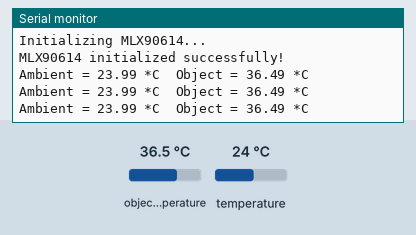
Recording of a sketch running on a simulated ESP32. Shown: the last lines printed to the serial monitor. Inputs (shaded band) come from the test bench; at power-on: object temperature 36.5 °C, temperature 24 °C.

Above: at 1.3 s.
1.4 s: object temperature set to 20 °C
At 1.9 s:
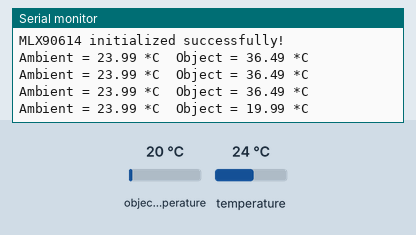
2.9 s: temperature set to 12 °C
At 3.4 s:
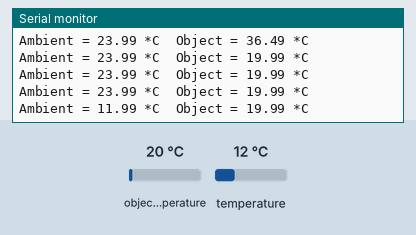
4.4 s: object temperature set to 26 °C
At 4.9 s:
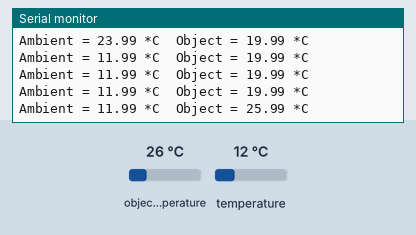
Timing chart, 0 to 7.4 s (numbered marks = the images above; inputs shaded):
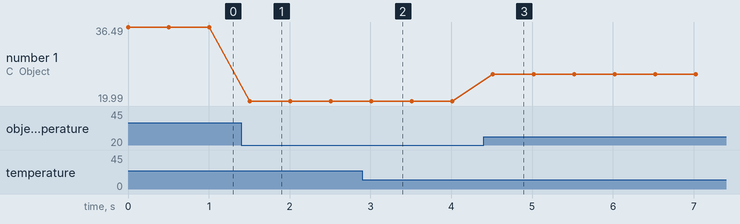

The sketch:

sketch_MLX90614.ino
```cpp
#include <Wire.h>
#include <Adafruit_MLX90614.h>

Adafruit_MLX90614 mlx = Adafruit_MLX90614();

void setup() {
  Serial.begin(115200);
  Wire.begin(21, 22);

  Serial.println("Initializing MLX90614...");

  if (!mlx.begin()) {
    Serial.println("MLX90614 not found!");
    while (1);
  }

  Serial.println("MLX90614 initialized successfully!");
}

void loop() {
  Serial.print("Ambient = ");
  Serial.print(mlx.readAmbientTempC());
  Serial.print(" *C\tObject = ");
  Serial.print(mlx.readObjectTempC());
  Serial.println(" *C");
  delay(500);
}
```

Measured:
- after the input at 1.4 s, the serial monitor: prints a new line after 0.11 s (image 1)
- after the input at 2.9 s, the serial monitor: prints a new line after 0.11 s (image 2)
- after the input at 4.4 s, the serial monitor: prints a new line after 0.12 s (image 3)
- plotted number 1: 36.49 → 19.99 after the input at 1.4 s, 19.99 → 25.99 after the input at 4.4 s
